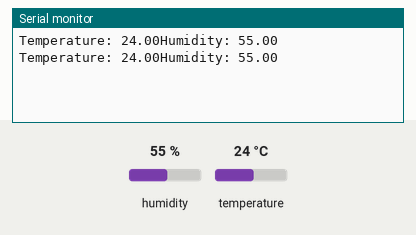
Recording of a sketch running on a simulated ESP32. Parts: the last lines printed to the serial monitor. Inputs (shaded band) come from the test bench; at power-on: humidity 55 %, temperature 24 °C.

Above: at 4.8 s.
4.9 s: humidity set to 22 %
At 6.9 s:
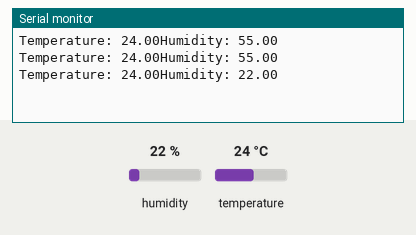
7.9 s: temperature set to 12 °C
At 8.6 s:
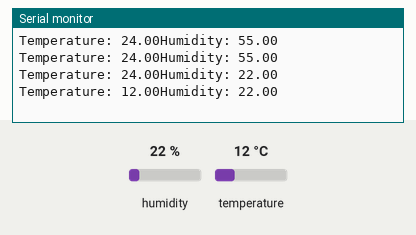
10.9 s: humidity set to 40 %
At 13.2 s:
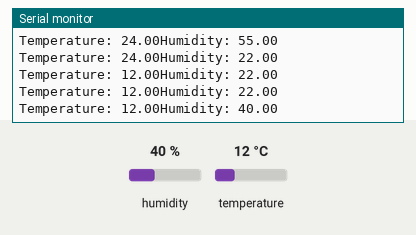
Timing chart, 0 to 14.7 s (numbered marks = the images above; inputs shaded):
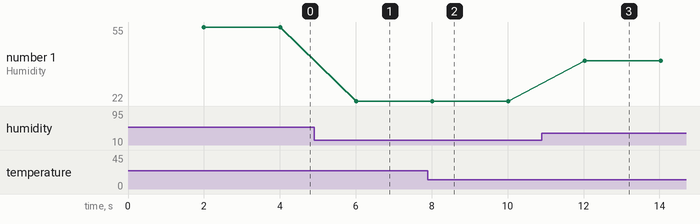

The sketch:

dht_sensor.ino
```cpp
#include "DHT.h"

DHT dht2(2,DHT22);

void setup()
{
  Serial.begin(9600);
  dht2.begin();
}


void loop()
{

    delay(2000);
    Serial.print("Temperature: ");
    Serial.print(dht2.readTemperature());
    Serial.print("Humidity: ");
    Serial.println(dht2.readHumidity());
}
```

Measured:
- after the input at 4.9 s, the serial monitor: prints a new line after 1.1 s (image 1)
- after the input at 7.9 s, the serial monitor: prints a new line after 0.12 s (image 2)
- after the input at 10.9 s, the serial monitor: prints a new line after 1.1 s (image 3)
- plotted number 1: 55 → 22 after the input at 4.9 s, 22 → 40 after the input at 10.9 s
